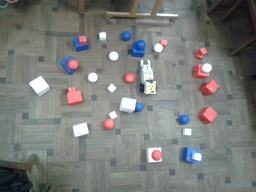
#> input picture img4.jpg, 256 x 192 px, shrunk from 2560 x 1920 before the run, given in place of the camera
$ python cam.py   (Python 2 division)   (older library calls are emulated)
#> lines starting #> are read from the running program, lines starting #| are printed output that depends on the picture; after the words box and inside, x2 and y2 are one past the last pixel; in counts of white or black regions, pixels touching at a corner belong together
# import the necessary packages
import numpy as np
import argparse
import cv2
import time

cap = cv2.VideoCapture(
    0)  # Set Capture Device, in case of a USB Webcam try 1, or give -1 to get a list of available devices

# cap = cv2.cvtColor(cap,cv2.COLOR_RGB2GRAY)


# Set Width and Height
# cap.set(3,1280)
# cap.set(4,720)

# The above step is to set the Resolution of the Video. The default is 640x480.
# This example works with a Resolution of 640x480.

while (True):
    # Capture frame-by-frame
    ret, frame = cap.read()
#> frame is the input picture: shape (192, 256, 3); mean B, G, R 120.5, 123.4, 121.1

    # load the image, clone it for output, and then convert it to grayscale

    sat = cv2.cvtColor(frame, cv2.cv.CV_BGR2HSV)
#> sat: shape (192, 256, 3); mean H, S, V 62.4, 25.6, 128.2
    print type(sat)
#| <class 'numpy.ndarray'>
    print sat
#> (printed output is left out)
    # for i in sat.rows:
    #     for j in sat.cols:

    frame = cv2.cvtColor(frame, cv2.cv.CV_HSV2BGR)
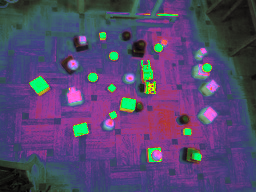
#> frame: shape (192, 256, 3); mean B, G, R 110.4, 70.4, 84.9


    output = frame.copy()
    # gray = cv2.cvtColor(frame, cv2.COLOR_BGR2GRAY)
    hsv = cv2.cvtColor(frame, cv2.COLOR_BGR2HSV)
#> hsv: shape (192, 256, 3); mean H, S, V 113, 124.8, 121.1

    azul_bajo = np.array([100, 65, 75])
    azul_alto = np.array([130, 255, 255])
    mask = cv2.inRange(hsv, azul_bajo, azul_alto)
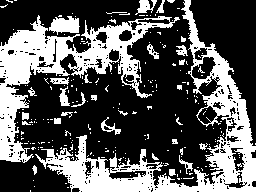
#> mask: shape (192, 256); 34.5% white; 237 white regions (207 under 20 px), largest, box (x1, y1, x2, y2) and area: (35, 0, 256, 192) 7917, (0, 15, 180, 163) 6701, (49, 16, 80, 35) 395

    # apply GuassianBlur to reduce noise. medianBlur is also added for smoothening, reducing noise.
    # gray = cv2.GaussianBlur(gray, (5, 5), 0);

    gray = cv2.GaussianBlur(mask, (3, 3), 0);
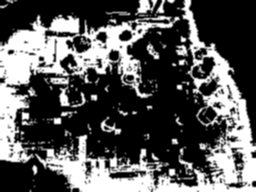
#> gray: shape (192, 256); min 0, max 255, mean 88

    # gray = cv2.medianBlur(gray, 5)

    # Adaptive Guassian Threshold is to detect sharp edges in the Image. For more information Google it.
    # gray = cv2.adaptiveThreshold(gray, 255, cv2.ADAPTIVE_THRESH_GAUSSIAN_C, \
    #                              cv2.THRESH_BINARY, 11, 3.5)

    kernel = np.ones((3, 3), np.uint8)
    gray = cv2.erode(gray, kernel, iterations=1)
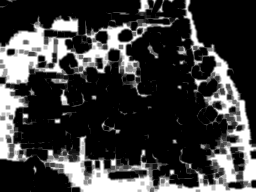
#> gray: shape (192, 256); min 0, max 255, mean 59.5
    # cv2.imshow('erode', gray)
    # gray = erosion

    gray = cv2.dilate(gray, kernel, iterations=1)
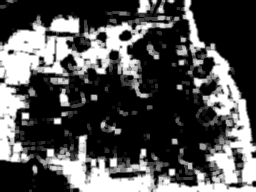
#> gray: shape (192, 256); min 0, max 255, mean 81.8
    # gray = dilation

    # get the size of the final image
    # img_size = gray.shape
    # print img_size
    gray = cv2.Canny(gray,1,3)
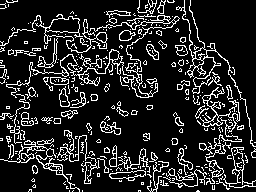
#> gray: shape (192, 256); 15.1% white in thin lines or dots
    # detect circles in the image
#    gray=cv2.bitwise_not(gray)
    circles = cv2.HoughCircles(gray, cv2.cv.CV_HOUGH_GRADIENT, 1.5, 200, param1=1, param2=75, minRadius=0, maxRadius=0)
#> circles = [[153.8, 99.75, 85.2]]
    # print circles

    # ensure at least some circles were found
    if circles is not None:
        # convert the (x, y) coordinates and radius of the circles to integers
        circles = np.round(circles[0, :]).astype("int")
#> circles = [[154, 100, 85]]

        # loop over the (x, y) coordinates and radius of the circles
        for (x, y, r) in circles:
            # draw the circle in the output image, then draw a rectangle in the image
            # corresponding to the center of the circle
            cv2.circle(output, (x, y), r, (0, 255, 0), 4)
            cv2.rectangle(output, (x - 5, y - 5), (x + 5, y + 5), (0, 128, 255), -1)
            # time.sleep(0.5)
            print "Column Number: "
            print x
            print "Row Number: "
            print y
            print "Radius is: "
            print r
#> this loop made 1 pass
#| Column Number:
#| 154
#| Row Number:
#| 100
#| Radius is:
#| 85
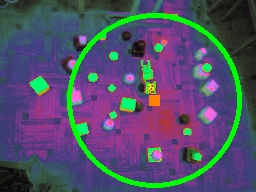
#> output: shape (192, 256, 3); 5.66% of pixels changed, all inside (x1, y1, x2, y2) = (67, 13, 242, 188)

        # Display the resulting frame
        cv2.imshow('gray', gray)
    cv2.imshow('frame', output)
    if cv2.waitKey(1) & 0xFF == ord('q'):
#> (key q is pressed here)
        break

# When everything done, release the capture
cap.release()
cv2.destroyAllWindows()
